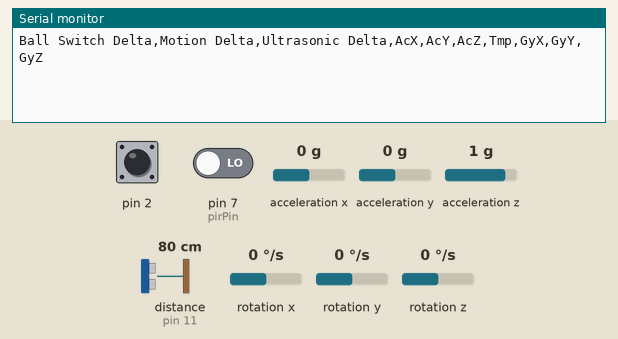
A sketch run on a simulated Arduino Uno, built with avr-gcc and run on an emulated ATmega328P. Shown: the last lines printed to the serial monitor. Wiring (inferred from the names in the program): ultrasonic range finder: trigger pin 12; echo pin 11; MPU-6050 motion sensor at I2C address 0x68. The test bench sets the inputs (shaded band); at power-on: acceleration x 0 g, distance to the obstacle (sensor on pin 11) 80 cm, pin 2 HIGH, pin 7 (pirPin) LOW, acceleration y 0 g, acceleration z 1 g, rotation x 0 °/s, rotation y 0 °/s, rotation z 0 °/s. The echo pulse lasts 58.3 µs per cm.

Above: at 1.2 s.
1.3 s: acceleration x set to -1.4 g
At 5.3 s:
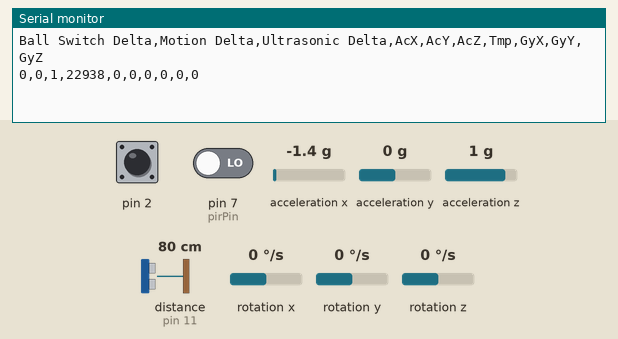
5.4 s: distance to the obstacle (sensor on pin 11) set to 2 cm
6.9 s: pin 2 pulled LOW for 0.15 s
8.5 s: pin 7 (pirPin) driven HIGH
10.0 s: pin 2 pulled LOW for 1 s
12.5 s: acceleration y set to -1.4 g
At 13.5 s:
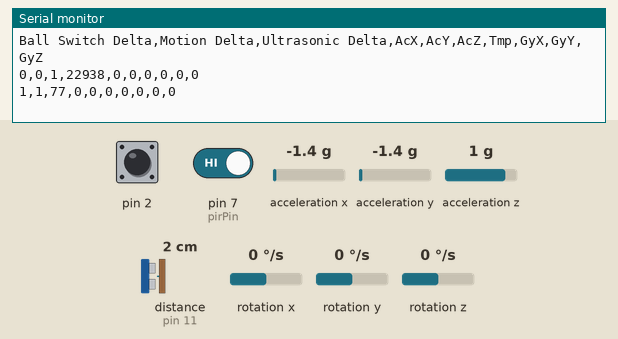

Measured:
- after the input at 1.3 s, the serial monitor: prints a new line after 3.7 s (image 1)

The sketch:

All_Sensors.ino
```cpp
// Time Variables
unsigned long time;
long lastGyroTime = -999999999;
long lastUltraSonicTime = -999999999;

unsigned long lastLogTime = 0;
const int LOG_TIME_DELAY = 5000;

// MIN/MAX Value variables
bool ballReset = true;
unsigned int ballMin, ballMax;

bool motionReset = true;
unsigned int motionMin, motionMax;

bool ultraReset = true;
unsigned long ultraMin, ultraMax;

bool gyroReset = true;
int16_t AcXMin, AcXMax, AcYMin, AcYMax, AcZMin, AcZMax, TmpMin, TmpMax, GyXMin, GyXMax, GyYMin, GyYMax, GyZMin, GyZMax;


// Ball Switch Constants

// HC-SR501 Constants
int pirPin = 7; // Input for HC-S501
int pirValue; // Place to store read PIR Value

// Gyroscope Constants
#include<Wire.h>
const int MPU_addr=0x68;  // I2C address of the MPU-6050
int16_t AcX,AcY,AcZ,Tmp,GyX,GyY,GyZ;

// Ultrasonic Constants
#include "SR04.h"
#define TRIG_PIN 12
#define ECHO_PIN 11
SR04 sr04 = SR04(ECHO_PIN,TRIG_PIN);
long a;

void setup() {
  // put your setup code here, to run once:
  Serial.begin(9600);

  // Ball Switch Setup
  ballSwitchSetup();

  // Motion Sensor Setup
  motionSensorSetup();

  // Gyro-Sensor Setup
  gyroSensorSetup();

  // Ultrasonic Sensor Setup
  ultrasonicSensorSetup();

  Serial.println("Ball Switch Delta,Motion Delta,Ultrasonic Delta,AcX,AcY,AcZ,Tmp,GyX,GyY,GyZ");
}

void loop() {
  attemptLog();

  ballSwitchLoop();

  motionSensorLoop();

  gyroSensorLoop();

  ultrasonicSensorLoop();
}

void attemptLog() {
  time = millis();
  if(time - lastLogTime > LOG_TIME_DELAY) {
//    Serial.print("Ball Switch Delta: "); Serial.println(ballMax - ballMin);
//    Serial.print("Motion Delta: "); Serial.println(motionMax - motionMin);
//    Serial.print("Ultrasonic Delta: "); Serial.print(ultraMax - ultraMin); Serial.println(" cm");
//
//    Serial.println("Gyro Deltas: ");
//    Serial.print("   AcX: "); Serial.println(AcXMax - AcXMin);
//    Serial.print("   AcY: "); Serial.println(AcYMax - AcYMin);
//    Serial.print("   AcZ: "); Serial.println(AcZMax - AcZMin);
//    Serial.print("   Tmp: "); Serial.println(TmpMax - TmpMin);  //equation for temperature in degrees C from datasheet
//    Serial.print("   GyX: "); Serial.println(GyXMax - GyXMin);
//    Serial.print("   GyY: "); Serial.println(GyYMax - GyYMin);
//    Serial.print("   GyZ: "); Serial.println(GyZMax - GyZMin);
      Serial.print(ballMax - ballMin);Serial.print(",");
      Serial.print(motionMax - motionMin);Serial.print(",");
      Serial.print(ultraMax - ultraMin);Serial.print(",");
      Serial.print(AcXMax - AcXMin);Serial.print(",");
      Serial.print(AcYMax - AcYMin);Serial.print(",");
      Serial.print(AcZMax - AcZMin);Serial.print(",");
      Serial.print(TmpMax - TmpMin);Serial.print(",");
      Serial.print(GyXMax - GyXMin);Serial.print(",");
      Serial.print(GyYMax - GyYMin);Serial.print(",");
      Serial.print(GyZMax - GyZMin);Serial.println("");

    ballReset = true;
    gyroReset = true;
    ultraReset = true;
    motionReset = true;


    lastLogTime = time;
  }
}

void ballSwitchSetup() {
  pinMode(2,INPUT);
  digitalWrite(2, HIGH);
}

// Every Tick
void ballSwitchLoop() {
  int digitalVal = digitalRead(2);

  if(ballReset) {
    ballMin = digitalVal;
    ballMax = digitalVal;
    ballReset = false;
  }

  if(digitalVal > ballMax) {
    ballMax = digitalVal;
  }

  if(digitalVal < ballMin) {
    ballMin = digitalVal;
  }

}

void gyroSensorSetup() {
  Wire.begin();
  Wire.beginTransmission(MPU_addr);
  Wire.write(0x6B);  // PWR_MGMT_1 register
  Wire.write(0);     // set to zero (wakes up the MPU-6050)
  Wire.endTransmission(true);
}

// Every 333 millieconds
const int GYRO_TIME_DELAY = 333;
void gyroSensorLoop() {
  time = millis();
  if(time - lastGyroTime > GYRO_TIME_DELAY) {
    Wire.beginTransmission(MPU_addr);
    Wire.write(0x3B);  // starting with register 0x3B (ACCEL_XOUT_H)
    Wire.endTransmission(false);
    Wire.requestFrom(MPU_addr,14,true);  // request a total of 14 registers
    AcX=Wire.read()<<8|Wire.read();  // 0x3B (ACCEL_XOUT_H) & 0x3C (ACCEL_XOUT_L)
    AcY=Wire.read()<<8|Wire.read();  // 0x3D (ACCEL_YOUT_H) & 0x3E (ACCEL_YOUT_L)
    AcZ=Wire.read()<<8|Wire.read();  // 0x3F (ACCEL_ZOUT_H) & 0x40 (ACCEL_ZOUT_L)
    Tmp=Wire.read()<<8|Wire.read();  // 0x41 (TEMP_OUT_H) & 0x42 (TEMP_OUT_L)
    GyX=Wire.read()<<8|Wire.read();  // 0x43 (GYRO_XOUT_H) & 0x44 (GYRO_XOUT_L)
    GyY=Wire.read()<<8|Wire.read();  // 0x45 (GYRO_YOUT_H) & 0x46 (GYRO_YOUT_L)
    GyZ=Wire.read()<<8|Wire.read();  // 0x47 (GYRO_ZOUT_H) & 0x48 (GYRO_ZOUT_L)

    Tmp = Tmp/340.00+36.53;
//    Serial.print("AcX = "); Serial.print(AcX);
//    Serial.print(" | AcY = "); Serial.print(AcY);
//    Serial.print(" | AcZ = "); Serial.print(AcZ);
//    Serial.print(" | Tmp = "); Serial.print(Tmp/340.00+36.53);  //equation for temperature in degrees C from datasheet
//    Serial.print(" | GyX = "); Serial.print(GyX);
//    Serial.print(" | GyY = "); Serial.print(GyY);
//    Serial.print(" | GyZ = "); Serial.println(GyZ);


    if(gyroReset) {
      AcXMin = AcX;
      AcXMax = AcX;
      AcYMin = AcY;
      AcYMax = AcY;
      AcZMin = AcZ;
      AcZMax = AcZ;
      TmpMin = Tmp;
      TmpMax = Tmp;
      GyXMin = GyX;
      GyXMax = GyX;
      GyYMin = GyY;
      GyYMax = GyY;
      GyZMin = GyZ;
      GyZMax = GyZ;

      gyroReset = false;
    }

    if(AcX > AcXMax) {
      AcXMax = AcX;
    }

    if(AcX < AcXMin) {
      AcXMin = AcX;
    }

    if(AcY > AcYMax) {
      AcYMax = AcY;
    }

    if(AcY < AcYMin) {
      AcYMin = AcY;
    }

    if(AcZ > AcZMax) {
      AcZMax = AcZ;
    }

    if(AcZ < AcZMin) {
      AcZMin = AcZ;
    }

    if(Tmp > TmpMax) {
      TmpMax = Tmp;
    }

    if(Tmp < TmpMin) {
      TmpMin = Tmp;
    }

    if(GyX > GyXMax) {
      GyXMax = GyX;
    }

    if(GyX < GyXMin) {
      GyXMin = GyX;
    }

    if(GyY > GyYMax) {
      GyYMax = GyY;
    }

    if(GyY < GyYMin) {
      GyYMin = GyY;
    }

    if(GyZ > GyZMax) {
      GyZMax = GyZ;
    }

    if(GyZ < GyZMin) {
      GyZMin = GyZ;
    }

    lastGyroTime = time;
  }

}

void motionSensorSetup() {
  pinMode(pirPin, INPUT);
}

// Every Tick
void motionSensorLoop() {
  pirValue = digitalRead(pirPin);

  if(motionReset) {
    motionMin = pirValue;
    motionMax = pirValue;

    motionReset = false;
  }

   if(pirValue > motionMax) {
     motionMax = pirValue;
   }

   if(pirValue < motionMin) {
    motionMin = pirValue;
   }
}

void ultrasonicSensorSetup() {}

// Every X Thousand milliseconds (try 500)
const int ULTRASONIC_TIME_DELAY = 1000;
void ultrasonicSensorLoop() {
  time = millis();
  if(time - lastUltraSonicTime > ULTRASONIC_TIME_DELAY) {
    a=sr04.Distance();

    lastUltraSonicTime = time;

    if(ultraReset) {
      ultraMin = a;
      ultraMax = a;

      ultraReset = false;
    }

    if(a > ultraMax) {
      ultraMax = a;
    }

    if(a < ultraMin) {
      ultraMin = a;
    }
  }
}
```

SR04.cpp
```cpp
#include "SR04.h"

SR04::SR04(int echoPin, int triggerPin) {
    _echoPin = echoPin;
    _triggerPin = triggerPin;
    pinMode(_echoPin, INPUT);
    pinMode(_triggerPin, OUTPUT);
    _autoMode = false;
    _distance = 999;
}


long SR04::Distance() {
    long d = 0;
    _duration = 0;
    digitalWrite(_triggerPin, LOW);
    delayMicroseconds(2);
    digitalWrite(_triggerPin, HIGH);
    delayMicroseconds(10);
    digitalWrite(_triggerPin, LOW);
    delayMicroseconds(2);
    _duration = pulseIn(_echoPin, HIGH, PULSE_TIMEOUT);
    d = MicrosecondsToCentimeter(_duration);
    delay(25);
    return d;
}

long SR04::DistanceAvg(int wait, int count) {
    long min, max, avg, d;
    min = 999;
    max = 0;
    avg = d = 0;

    if (wait < 25) {
        wait = 25;
    }

    if (count < 1) {
        count = 1;
    }

    for (int x = 0; x < count + 2; x++) {
        d = Distance();

        if (d < min) {
            min = d;
        }

        if (d > max) {
            max = d;
        }

        avg += d;
    }

    // substract highest and lowest value
    avg -= (max + min);
    // calculate average
    avg /= count;
    return avg;
}

void SR04::Ping() {
    _distance = Distance();
}

long SR04::getDistance() {
    return _distance;
}

long SR04::MicrosecondsToCentimeter(long duration) {
    long d = (duration * 100) / 5882;
    //d = (d == 0)?999:d;
    return d;
}
```

SR04.h
```cpp
#ifndef SR04_H
#define SR04_H

#if defined(ARDUINO) && ARDUINO >= 100
	#include "Arduino.h"
#else
	#include "WProgram.h"
#endif
//#include "pins_arduino.h"

#include <inttypes.h>

#define PULSE_TIMEOUT 150000L	// 100ms
#define DEFAULT_DELAY 10
#define DEFAULT_PINGS 5
class SR04 {
public:

	/**
	* Constructor
	* Ultrasonic sensor SR04, four connections pins
	* VCC, ECHO, TRIGGER, GND
	* <br>
	* \param echoPin digital INPUT-Pin for measuring distance
	* \param triggerPin if 10us high a trigger signal is generated from
	*					SR04
	*
	* \return void
	*/
	SR04(int echoPin, int triggerPin);

	/**
	* Do a measurment for this sensor. Return distance as long
	* in centimenter
	* \return long distance in centimeter
	*/
	long Distance();

	/**
	* Do count measurents and calculate the average.
	* To avoid defilement from ow/high peaks, min/max values
	* are substracted from the average
	*
	* \param wait delay between measurements, default = DEFAULT_DELAY/ms
	* \param count number of measurements, default DEFAULT_PINGS
	* \return long distance in centimeter
	**/
	long DistanceAvg(int wait=DEFAULT_DELAY, int count=DEFAULT_PINGS);

	/**
	* Do only a ping. Get result with methode getDistance()
	*
	* \param keine
	*/
	void Ping() ;

	/**
	* return latest distance. Methode Ping() should be called before
	* \param keine
	* \return Distanz in Zentimeter
	*/
	long getDistance();


private:
	/**
	* Do the measurement calculation and return result in centimeter
	* SR04 measure echo time to obstacle and return way.
	* <br>
	* Sound travels with 340m/sec
	* <br>
	* Example: Obstace 100cm away from SR04. Measure time is 100cm to
	* obstacle and 100cm return = 200cm
	* <br>
	* 1sec = 1000ms = 1.000.000uS
	* 1.000.000 / 340 = Distance in microseconds for 100cm
	* 2941uS fuer 100cm = 5882 uS fuer 200cm
	*
	* duration / 5882 * 100 = distance in cm
	*/
	long MicrosecondsToCentimeter(long duration);

	long _currentDistance;
	int _echoPin, _triggerPin;
	long _duration, _distance;
	bool _autoMode;
};
#endif
```
